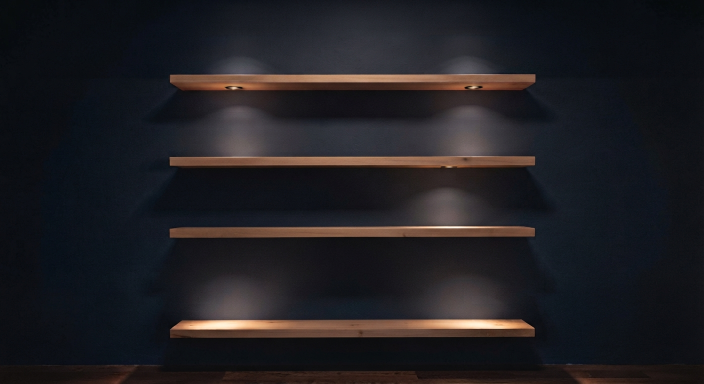
#> input picture attic/museum-wall/source/sagnemuseumshelflong.jpg, 1408 x 768 px, given in place of shelf5-a.jpg, which was not available (shown at 1/2 size)
$ python lightsout.py out.png
#> lines starting #> are read from the running program, lines starting #| are printed output that depends on the picture; pictures that were not available may be replaced by others from this repository, and a replacement may not be noted
from PIL import Image, ImageFilter, ImageDraw
import numpy as np, os, sys
REPO='/home/user/legendary-souffle-5af442/'

W = np.asarray(Image.open('shelf5-a.jpg').convert('RGB').crop((214,0,1194,742))).astype(np.float64)
H,CW,_ = W.shape
#> H = 742; CW = 980
BANDS  = [(148,181),(252,283),(357,384),(458,486),(555,596)]
SOFFIT = 88                     # rows above this are the ceiling recess: leave it alone
LAMPX  = [250, 490, 730]        # the recessed lamps sit under the ceiling ones

# 1. take the lamps out of the shelves. a board is uniform along its length,
#    so each fixture is replaced with clean board from further along the same shelf.
for top,bot in BANDS:
    y0,y1 = top-2, bot+8
    for x in LAMPX:
        x0,x1 = x-30, x+30
        dx = 115 if x1+115 < 850 else -115
        patch = W[y0:y1, x0+dx:x1+dx].copy()
        m = np.ones((y1-y0, x1-x0, 1))
        f = 10
        for i in range(f):
            m[:, i] = np.minimum(m[:, i], i/f); m[:, -1-i] = np.minimum(m[:, -1-i], i/f)
            m[i, :] = np.minimum(m[i, :], i/f); m[-1-i, :] = np.minimum(m[-1-i, :], i/f)
        W[y0:y1, x0:x1] = W[y0:y1, x0:x1]*(1-m) + patch*m

# 2. put the pools out. divide by the light that's falling, but only ever DARKEN —
#    so hot spots come down to the ambient and the shadows under the shelf ends stay put.
L  = W.mean(axis=2)
Li = Image.fromarray(np.clip(L,0,255).astype(np.uint8))
lit   = np.asarray(Li.filter(ImageFilter.GaussianBlur(34))).astype(np.float64)
broad = np.asarray(Li.filter(ImageFilter.GaussianBlur(230))).astype(np.float64)
gain  = np.clip(broad/np.maximum(lit,4.0), 0.35, 1.0)
gain[:SOFFIT] = 1.0                                  # the ceiling lamps stay lit
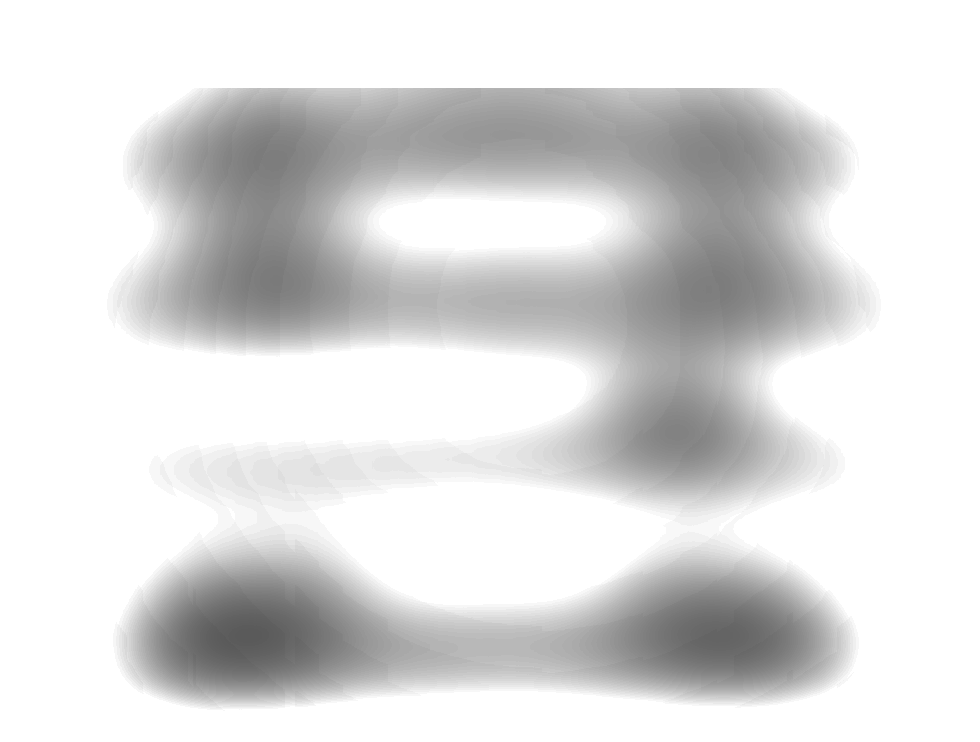
#> gain: shape (742, 980) float64; min 0.353, max 1, mean 0.867
ramp = np.clip((np.arange(H)-SOFFIT)/26.0, 0, 1)[:,None]
#> ramp = 742 values from 0 to 1
gain = 1.0 + (gain-1.0)*ramp
W = np.clip(W*gain[:,:,None], 0, 255)

canvas = Image.fromarray(W.astype(np.uint8)).convert('RGBA')

# ---- the pieces, exactly as before -------------------------------------------
def cut_bright(img, box, lo, hi, feather=1.2):
    c=img.crop(box).convert('RGB')
    lum=np.asarray(c).astype(float).mean(axis=2)
    m=Image.fromarray((np.clip((lum-lo)/(hi-lo),0,1)*255).astype(np.uint8)).filter(ImageFilter.GaussianBlur(feather))
    o=c.convert('RGBA'); o.putalpha(m); return o
ss=Image.open('shelfsrc/sagnecardstand1.jpg')
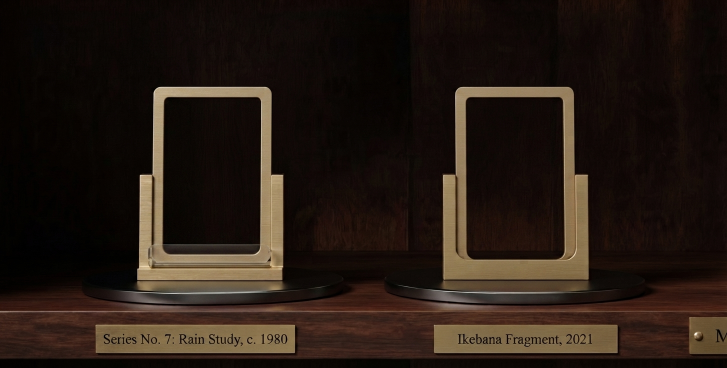
#> input picture attic/museum-wall/source/sagnecardstand1.jpg, 1454 x 736 px, found by its file name (shown at 1/2 size)
#> ss is the input picture: PIL image 1454x736 RGB; mean R, G, B 37.6, 26.5, 19
STAND=cut_bright(ss,(905,163,1175,556),80,120); WIN=(30,27,240,362)
ts=Image.open('shelfsrc/sagnemainpagetags.jpg')
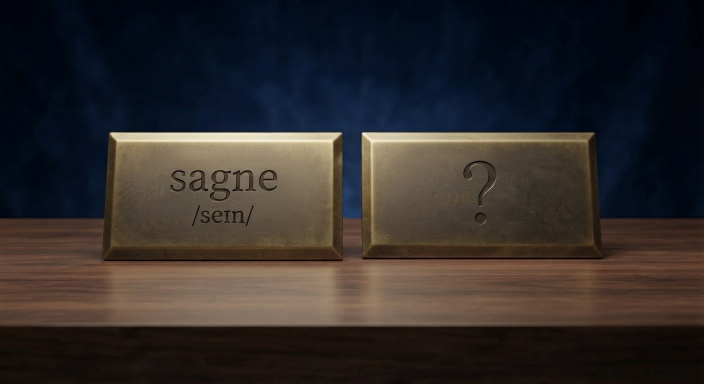
#> input picture attic/museum-wall/source/sagnemainpagetags.jpg, 1408 x 768 px, found by its file name (shown at 1/2 size)
#> ts is the input picture: PIL image 1408x768 RGB; mean R, G, B 49.2, 44, 42.8
TAG_S=cut_bright(ts,(205,258,695,520),45,90); TAG_Q=cut_bright(ts,(715,258,1205,520),45,90)
#> call 3 of cut_bright, with box = (715, 258, 1205, 520), lo = 45, hi = 90, feather = 1.2
#> in cut_bright (call 3), `m=Image.fromarray((np.clip((lum-lo)/(hi-lo),0,1)*255).astype(np.uint8)..`:
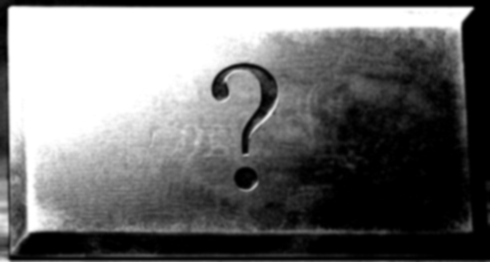
#> m: PIL image 490x262 L; min 0, max 255, mean 110.6
#> in cut_bright (call 3), `o.putalpha(m)`:
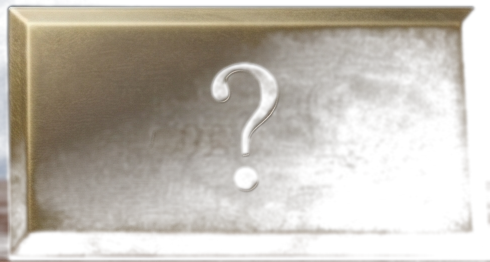
#> o: PIL image 490x262 RGBA; mean R, G, B, A 82.4, 70.9, 56, 110.6; transparent parts drawn white

def shadow(sz,blur,alpha,ell=True):
    s=Image.new('RGBA',(sz[0]+blur*4,sz[1]+blur*4),(0,0,0,0)); d=ImageDraw.Draw(s)
    box=[blur*2,blur*2,blur*2+sz[0],blur*2+sz[1]]
    (d.ellipse if ell else d.rectangle)(box,fill=(0,0,0,alpha))
    return s.filter(ImageFilter.GaussianBlur(blur))

def card(cp,cx,baseline,h):
    sc=h/STAND.height
    st=STAND.resize((max(1,round(STAND.width*sc)),h),Image.LANCZOS)
    wx0,wy0,wx1,wy1=[round(v*sc) for v in WIN]
    im=Image.open(REPO+cp).convert('RGB').resize((wx1-wx0,wy1-wy0),Image.LANCZOS)
    p=Image.new('RGBA',st.size,(0,0,0,0)); p.paste(im,(wx0,wy0)); p=Image.alpha_composite(p,st)
    x=round(cx-p.width/2)
    sh=shadow((p.width,max(4,round(p.height*0.05))),5,110)
    canvas.alpha_composite(sh,(x-10,baseline-sh.height//2-2))
    canvas.alpha_composite(p,(x,baseline-p.height))

def tag(t,cx,cy,h):
    sc=h/t.height; im=t.resize((round(t.width*sc),h),Image.LANCZOS)
    x=round(cx-im.width/2); y=round(cy-im.height/2)
    canvas.alpha_composite(shadow((im.width,im.height),7,110,False),(x-14,y-10))
    canvas.alpha_composite(im,(x,y))

def plate(name,band,cx):
    p=Image.open(REPO+f'shelfplate-{name}.png').convert('RGBA')
    top,bot=band; h=max(9,round((bot-top)*0.50)); sc=h/p.height
    p=p.resize((round(p.width*sc),h),Image.LANCZOS)
    canvas.alpha_composite(p,(round(cx-p.width/2),round(top+(bot-top)*0.30)))

G=[('instrumenta',['candler/candle-card.png','conometer/conometer-card.png','galileo/galileo-card.png','windower/windower-card.png','storm/storm-card.png']),
   ('tactilia',['warmler/warmler-card.png','roller/roller-card.png','kaleidoscope/kaleidoscope-card.png']),
   ('systema',['gyre/gyre-card.png','musebox/musebox-card.png','chimes/chimes-card.png']),
   ('natura',['birds/birds-card.png','fireflies/fireflies-card.png','moths/moths-card.png','ant/ant-card.png']),
   ('phenomena',['bowl/bowl-card.png','chladni/chladni-card.png','rain/rain-card.png','lamp/lamp-card.png','pendulum/pendulum-card.png'])]
SX0,SX1=131,856; CH=int(os.environ.get('CH',92))
strips=[(b,canvas.crop((0,b[0],CW,b[1]+1)).copy()) for b in BANDS]
#> strips = 5 items
for (name,cards),band in zip(G,BANDS):
    n=len(cards); span=SX1-SX0; pitch=span/5.0; mid=(SX0+SX1)/2
    for cp,k in zip(cards,range(n)):
        card(cp, mid+pitch*(k-(n-1)/2), band[0]+2, CH)
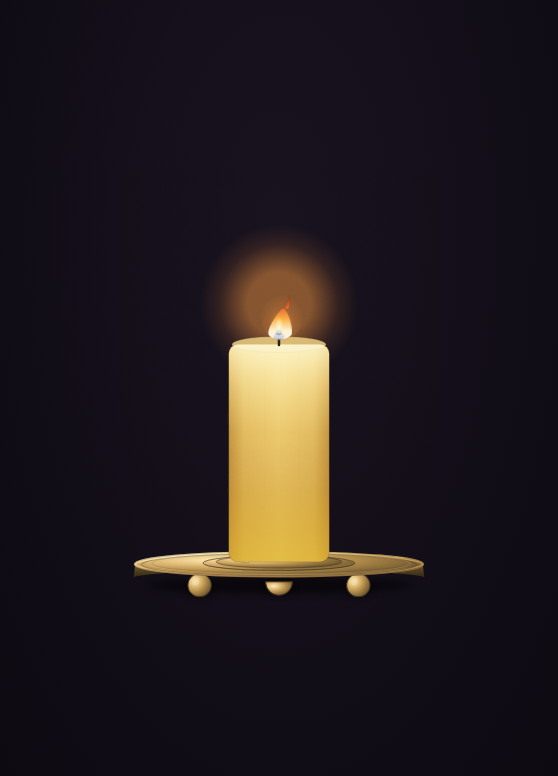
#> input picture candler/candle-card.png, 558 x 776 px, found by its file name
#> in card, `p = Image.new('RGBA', st.size, (0, 0, 0, 0))`: p: PIL image 63x92 RGBA; every value is 0
#> in shadow, `s = Image.new('RGBA', (sz[0] + blur * 4, sz[1] + blur * 4), (0, 0, 0, `: s: PIL image 83x25 RGBA; every value is 0
#> in shadow, `return s.filter(ImageFilter.GaussianBlur(blur))`:
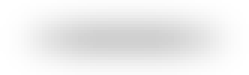
#> returned value: PIL image 83x25 RGBA (shown 3 times larger); mean R, G, B, A 0, 0, 0, 16.3; transparent parts drawn white
#> pass 2 of the loop `for (name,cards),band in zip(G,BANDS):`:
#> n = 3
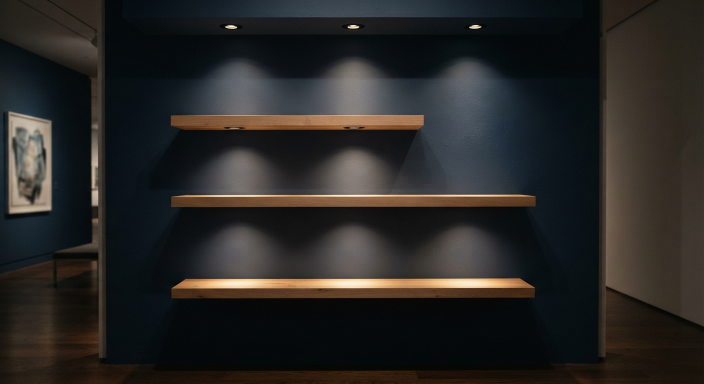
#> input picture attic/museum-wall/source/sagnemuseumshelfwalls.jpg, 1408 x 768 px, given in place of warmler-card.png, which was not available (shown at 1/2 size)
#> in card (call 6), `p = Image.alpha_composite(p, st)`:
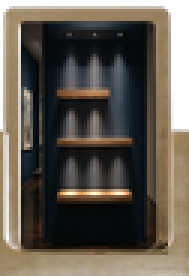
#> p: PIL image 63x92 RGBA (shown 3 times larger); mean R, G, B, A 73.8, 65.7, 53.6, 220.4; transparent parts drawn white
#> in card (call 6), `canvas.alpha_composite(sh,(x-10,baseline-sh.height//2-2))`:
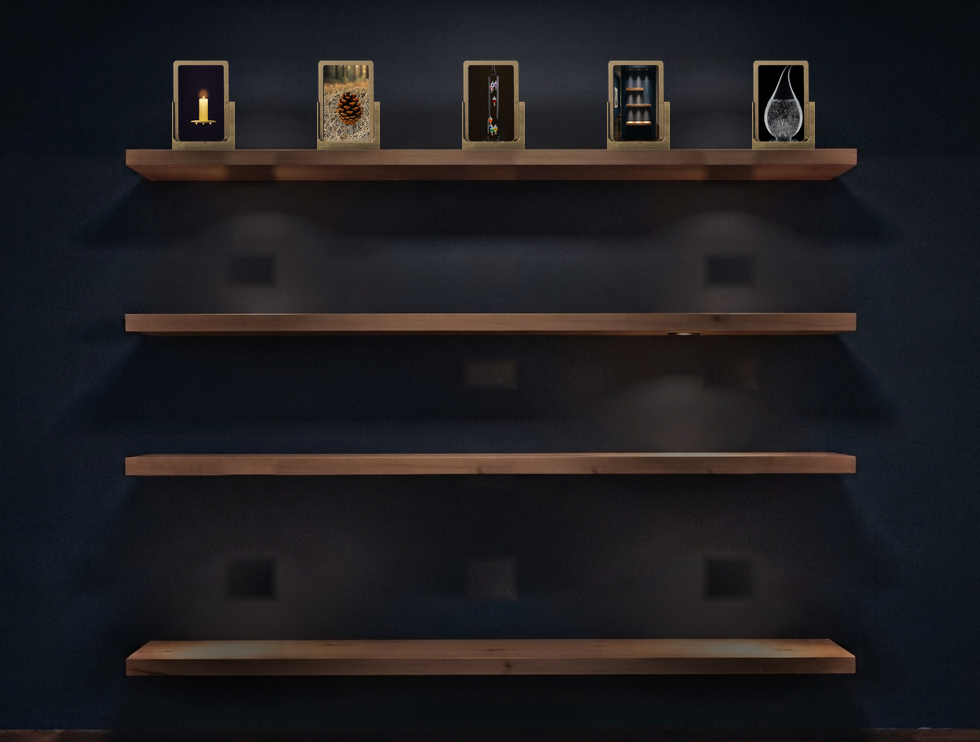
#> canvas: PIL image 980x742 RGBA; mean R, G, B, A 31.3, 29.4, 32.1, 255
#> (the run stopped early here; a loop or call above may not have finished)
